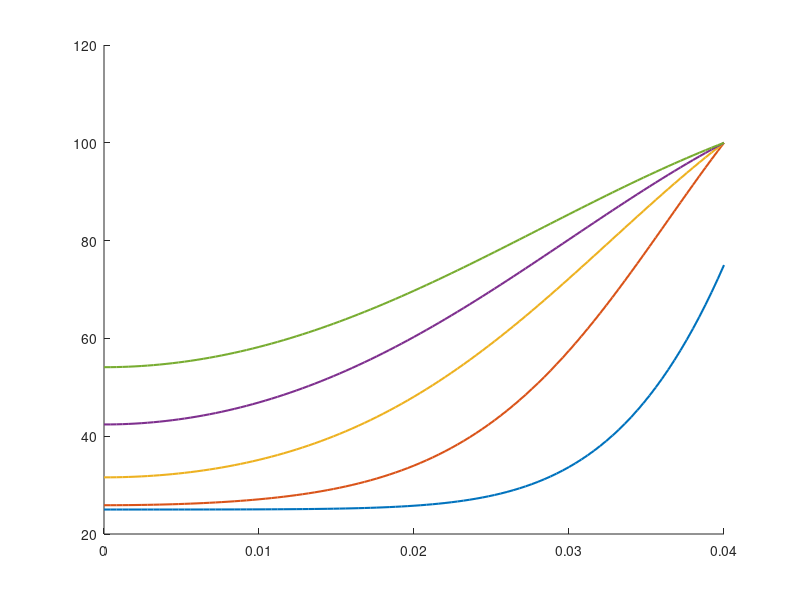

Write MATLAB code to recreate this figure.
%**********************************************************************
% The following program calculates temperature distribution inside a
% a potato (initially room temperature)and dipped in water, also at room
% temperature. The water is slowly heated until boiling. 
%**********************************************************************
 
R=0.04;k=0.05;
K=0.8;c=3390;rho=1070;
a=K/(c*rho);
M=101;N=20001;
h=R/(M-1);
 
%************************************************************************
% R is the radius of the potato, K is its thermal conductivity, c its
% specific heat, and rho its mass density. M is the no. of discretization 
% points along the radial line and N that of time. k=0.05 is each time   
% step.
%************************************************************************
 
alpha=a*k/(h^2);
u0=100;
x=0:h:R;
u=zeros(M,N);
u(1:M,1)=25;
 
%**********************************************************************
% Room temperature is 25 degrees celsius, u0=100 is the temperature of
% the boiling water.
%**********************************************************************
 
for n=1:N-1
    for m=2:M-1
        u(m,n+1)=(1-2*alpha)*u(m,n)+alpha*((m-2)*u(m-1,n)+m*u(m+1,n))/(m-1);
    end
    
    u(1,n+1)=u(2,n+1);
    
    if u(M,n)< u0
       u(M,n+1)=u(M,n)+k/4;
        else u(M,n+1)=u(M,n);
    end
    
end
 
%**********************************************************************
% The if-else statement above raises the temperature of water from 25
% to 100 degrees in 5 minutes (300 seconds), or, k/4 degrees in one time
% step of k seconds each. Thus, it checks if u(M,n) has reached u0.
%***********************************************************************
 
hold on

for i=4001:4000:N
plot(x,u(:,i),'Linewidth',1.5)
end
hold off

T=k*(N-1)
 
%***********************************************************************
% The temperature as a function of r is plotted in 5 equal time instants 
% above.
%***********************************************************************

